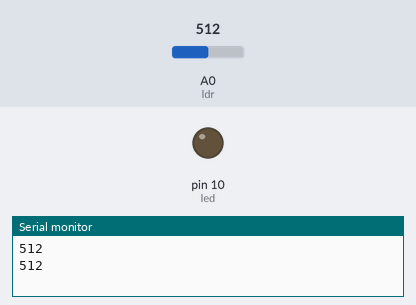
Simulated run of this sketch. Board: Arduino Uno, built with avr-gcc and run on an emulated ATmega328P. On the bench: output pins drawn as LEDs (lit = HIGH), the last lines printed to the serial monitor. The test bench sets the inputs (shaded band); at power-on: A0 (ldr) = 512.

Above: at 1.8 s.
1.9 s: A0 (ldr) set to 109
3.4 s: A0 (ldr) set to 91
At 5.2 s:
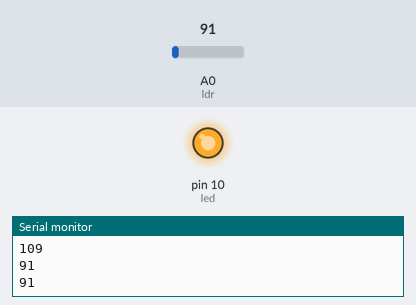
5.5 s: A0 (ldr) set to 110
At 6.7 s:
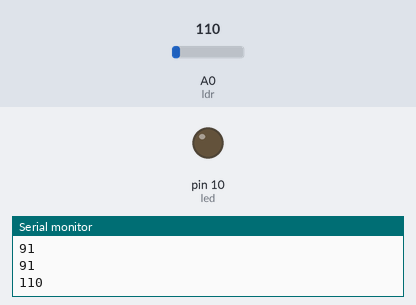
7.5 s: A0 (ldr) set to 90
At 9.4 s:
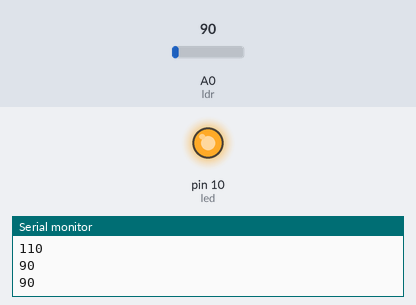
Timing chart, 0 to 10.5 s (numbered marks = the images above; inputs shaded):
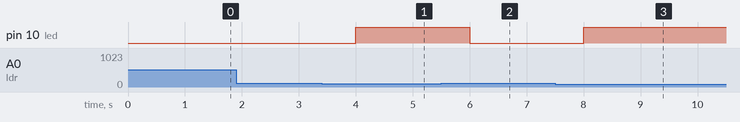

The sketch:

ldr_light.ino
```cpp
int ldr=A0;
int led=10;

void setup()
{
  Serial.begin(9600);
  pinMode(led,OUTPUT);
  pinMode(ldr,INPUT);
}

void loop()
{
  int ldr_read=analogRead(ldr);
  Serial.println(ldr_read);
  if(ldr_read<=100)
  {
    digitalWrite(led,HIGH);
  }
  else
  {
    digitalWrite(led,LOW);
  }
  delay(1000);
}
```

Measured:
- the behaviour switches between 101 and 100 on A0 (ldr) (found by bisection; images 0 and 1)
- after the input at 3.4 s, pin 10 (led): LOW → HIGH after 0.60 s
- after the input at 5.5 s, pin 10 (led): HIGH → LOW after 0.50 s
- after the input at 7.5 s, pin 10 (led): LOW → HIGH after 0.50 s
